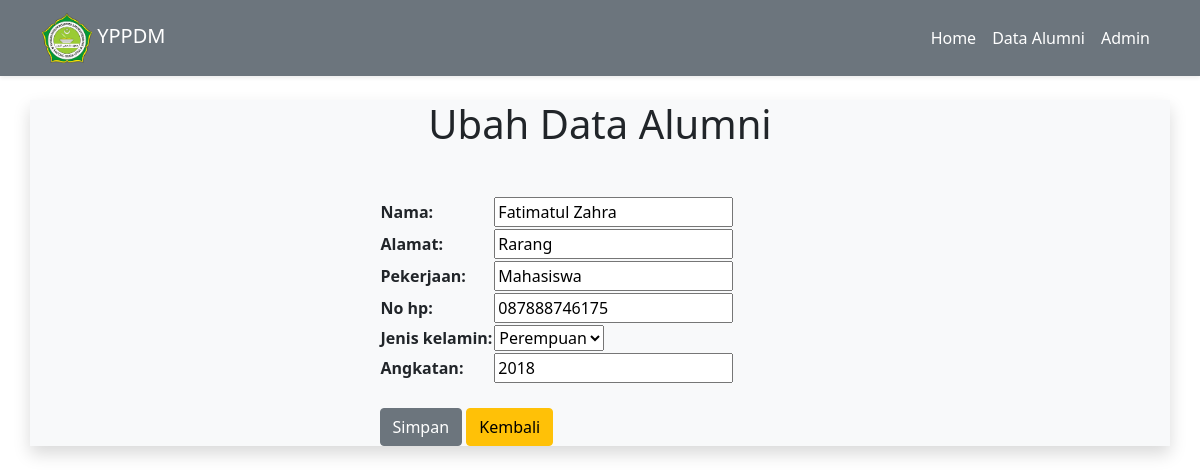
Page /dataapp/ubah/5 on the committed database.
### dataapp/models.py (models this page shows, shortened)
class Data_Alumni(models.Model):
    jk = (
        ('L', 'Laki-Laki'),
        ('P', 'Perempuan'),
    )
    nama = models.CharField(max_length=100)
    alamat = models.CharField(max_length=100)
    pekerjaan = models.CharField(max_length=100)
    no_hp = models.CharField(max_length=15)
    jenis_kelamin = models.CharField(max_length=10, choices=jk)
    angkatan = models.CharField(max_length=10)

### dataapp/views.py (the view)
# urls.py: path('dataapp/ubah/<int:ubah_id>', ubah, name='ubah'),
def ubah(request, ubah_id):
    ubah_data = Data_Alumni.objects.get(id=ubah_id)
    data_alumni ={
        'nama' : ubah_data.nama,
        'alamat' : ubah_data.alamat,
        'pekerjaan' : ubah_data.pekerjaan,
        'no_hp' : ubah_data.no_hp,
        'jenis_kelamin' : ubah_data.jenis_kelamin,
        'angkatan' : ubah_data.angkatan,
    }
    data_alumni_form = DataForm(request.POST or None, initial=data_alumni, instance=ubah_data)
    if request.method == 'POST':
        if data_alumni_form.is_valid():
            data_alumni_form.save()
            messages.success(request, "Data Berhasil Di Ubah")
        return redirect('tabel_data')
    data = {
        'judul' : 'Ubah Data Alumni',
        'isi' : data_alumni_form,
    }
    return render(request, 'dataapp/tambah.html', data)

### dataapp/forms.py
class DataForm(ModelForm):
    class Meta:
        model = Data_Alumni
        fields = '__all__'
        Widgets = {
            'nama' : forms.TextInput({'class':'form-control'}),
            'alamat' : forms.TextInput({'class':'form-control'}),
            'pekerjaan' : forms.TextInput({'class':'form-control'}),
            'no_hp' : forms.TextInput({'class':'form-control'}),
            'jenis_kelamin' : forms.Select({'class':'form-control'}),
            'angkatan' : forms.TextInput({'class':'form-control'}),
        }

### templates/dataapp/tambah.html (shortened to what this page needs)
{% extends "base.html" %} {% block title %} {{judul}} {% endblock title %} {% block contents %}
<h1 align="center">{{judul}}</h1>
<div class="container mt-5">
  <div class="row mt-5 d-flex justify-content-center">
    <div class="col-md-5">
      <form method="POST">
        <table>
          {{isi.as_table}}
        </table>
        <br />
        <button class="btn btn-secondary" type="submit">Simpan</button>
        <a href="/dataapp/tabel_data" class="btn btn-warning">Kembali</a>
      </form>
    </div>
  </div>
</div>
{% endblock contents %}

### rows in the picture
Data_Alumni: nama "Fatimatul Zahra", alamat "Rarang", pekerjaan "Mahasiswa", no_hp "087888746175", jenis_kelamin "Perempuan", angkatan "2018"

### other values in the picture
{{ judul }} "Ubah Data Alumni"
